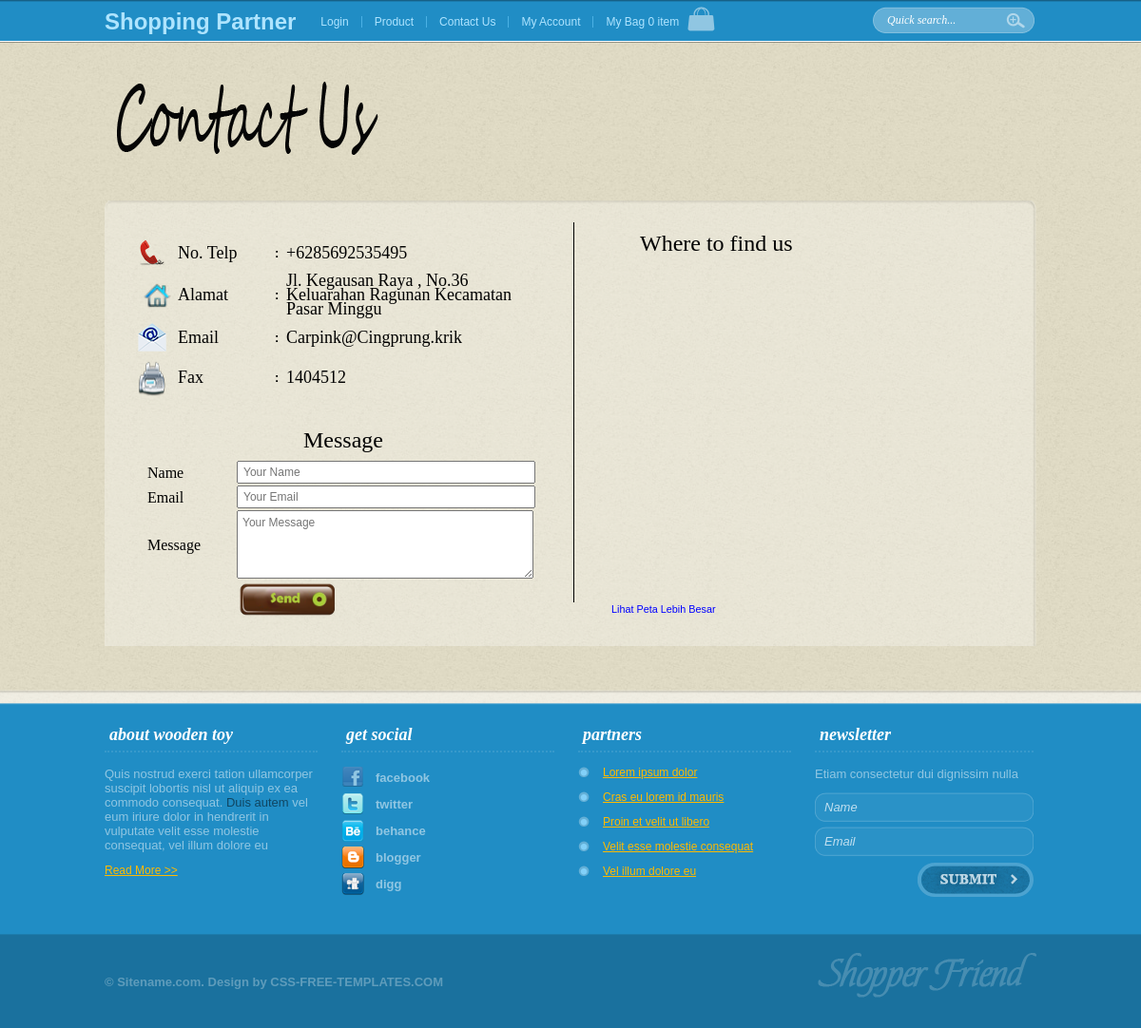
The app's page /contact.php, older data.
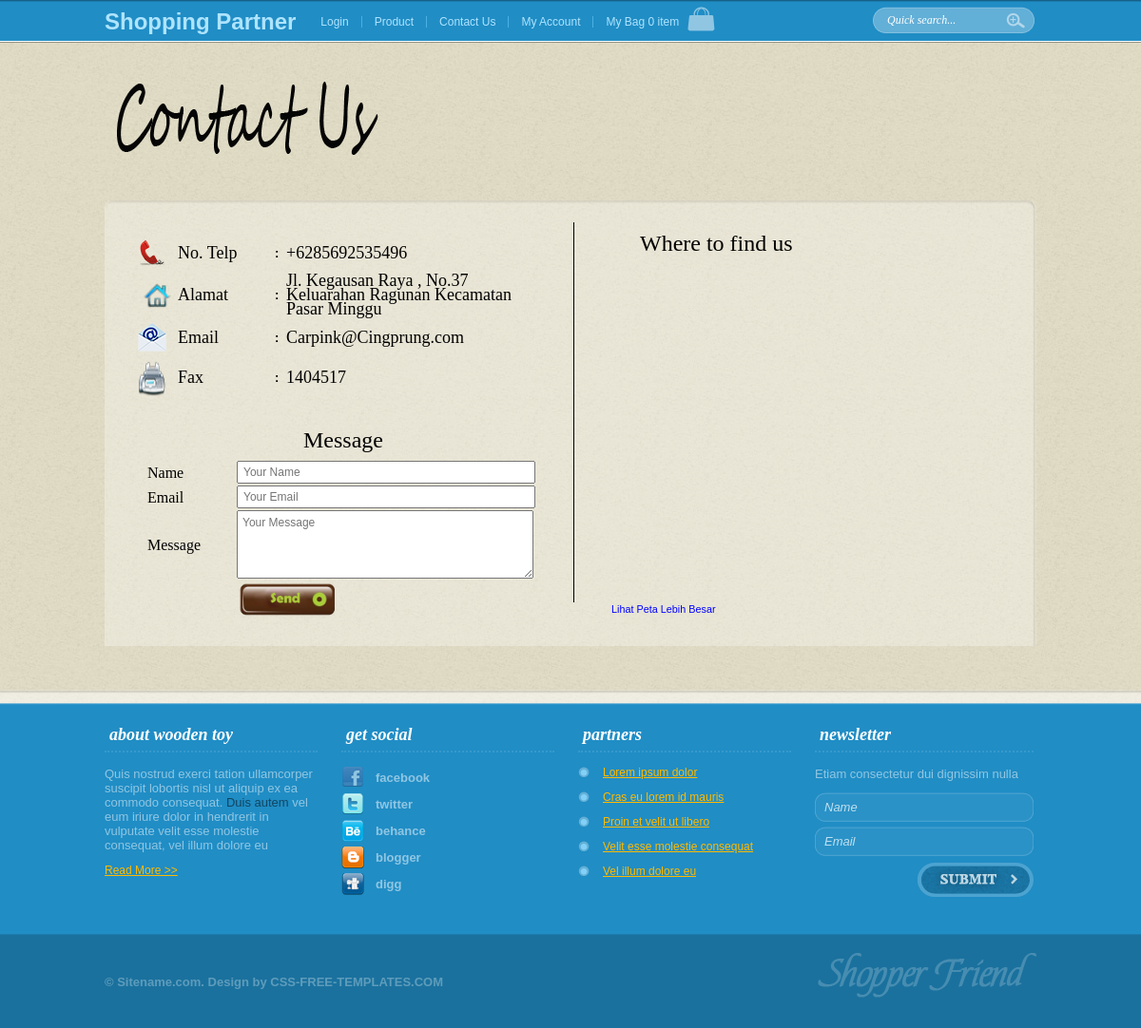
The same page, newer data.
### tables this page shows
CREATE TABLE `contact` (
  `id_contact` int(11) NOT NULL AUTO_INCREMENT,
  `telp` bigint(30) NOT NULL,
  `alamat` text NOT NULL,
  `email` varchar(50) NOT NULL,
  `fax` varchar(30) NOT NULL,
  PRIMARY KEY (`id_contact`)
);

### contact.php (the view, shortened to what the rows shown need)
<!DOCTYPE html PUBLIC "-//W3C//DTD XHTML 1.0 Transitional//EN" "http://www.w3.org/TR/xhtml1/DTD/xhtml1-transitional.dtd">
<html lang="en-US" xmlns="http://www.w3.org/1999/xhtml" dir="ltr">
    <head>
        <link rel="stylesheet" href="css/style.css" type="text/css" media="all" />
    </head>
    <body>
        <div id="wrapper">
            <div id="top">
                <div class="shell">
                    <div class="top-nav">
                        <ul>
                            <li class="first nobg"><h1><a href="index.php">Shopping Partner</a></h1></li>
                        </ul>
                    </div>
                </div>
            </div>
            <div id="main">
                <div class="shell">
                    <div id="header">
                        <h1 id="logo"><a href="#" class="notext" title="Shopper Friend">Login From</a></h1>
                    </div>
                    <div id="main-slider2">
                        <div id="slider-holder">
                            <div class="con-kiri1">
                                <table border="0">
                                    <tr>
                                        <?php
                                        $l = mysql_query("select *from contact where id_contact='1'");
                                        $muncul = mysql_fetch_array($l);
                                        ?>
                                        <td style="height: 40px; width: 260px;">
                                            <font face="Gill Sans MT Condensed" size="4" color="black">
                                                <?php echo "+$muncul[telp]"?>
                                            </font>
                                        </td>
                                    </tr>
                                    <tr>
                                        <td style="height: 40px; width: 260px;">
                                            <font face="Gill Sans MT Condensed" size="4" color="black">
                                                <?php echo $muncul[alamat]?>
                                            </font>
                                        </td>
                                    </tr>
                                    <tr>
                                        <td style="height: 40px; width: 260px;">
                                            <font face="Gill Sans MT Condensed" size="4" color="black">
                                                <?php echo $muncul[email]?>
                                            </font>
                                        </td>
                                    </tr>
                                    <tr>
                                        <td style="height: 40px; width: 260px;">
                                            <font face="Gill Sans MT Condensed" size="4" color="black">
                                                <?php echo $muncul[fax]?>
                                            </font>
                                        </td>
                                    </tr>
                                </table>
                            </div>
                                                        </div>
                                                        </div>
                                                        </div>
                                                        </div>
                                                        </div>
                                                        </body>
                                                        </html>

Row changes from the older to the newer data that the page shows:
changed contact: telp "6285692535495" → "6285692535496"; alamat "Jl. Kegausan Raya , No.36 Keluarahan Ragunan Kecamatan Pasar Minggu" → "Jl. Kegausan Raya , No.37 Keluarahan Ragunan Kecamatan Pasar Minggu"; email "Carpink@Cingprung.krik" → "Carpink@Cingprung.com"; fax "1404512" → "1404517"
